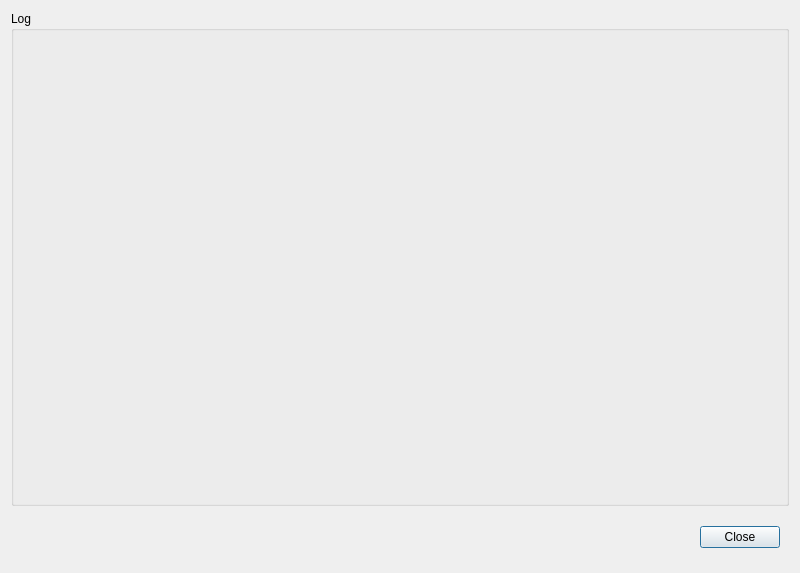
<?xml version="1.0" encoding="UTF-8"?>
<ui version="4.0">
 <class>Dialog</class>
 <widget class="QDialog" name="Dialog">
  <property name="geometry">
   <rect>
    <x>0</x>
    <y>0</y>
    <width>800</width>
    <height>573</height>
   </rect>
  </property>
  <property name="windowTitle">
   <string>Dialog</string>
  </property>
  <layout class="QVBoxLayout" name="verticalLayout">
   <item>
    <widget class="QGroupBox" name="groupBox">
     <property name="title">
      <string>Log</string>
     </property>
     <layout class="QHBoxLayout" name="horizontalLayout_2">
      <item>
       <widget class="PMGProcessConsoleWidget" name="log_console" native="true"/>
      </item>
     </layout>
    </widget>
   </item>
   <item>
    <widget class="QWidget" name="widget" native="true">
     <property name="maximumSize">
      <size>
       <width>16777215</width>
       <height>50</height>
      </size>
     </property>
     <property name="sizeIncrement">
      <size>
       <width>0</width>
       <height>0</height>
      </size>
     </property>
     <layout class="QHBoxLayout" name="horizontalLayout">
      <item>
       <spacer name="horizontalSpacer">
        <property name="orientation">
         <enum>Qt::Horizontal</enum>
        </property>
        <property name="sizeHint" stdset="0">
         <size>
          <width>680</width>
          <height>20</height>
         </size>
        </property>
       </spacer>
      </item>
      <item>
       <widget class="QPushButton" name="button_close">
        <property name="text">
         <string>Close</string>
        </property>
       </widget>
      </item>
     </layout>
    </widget>
   </item>
  </layout>
 </widget>
 <customwidgets>
  <customwidget>
   <class>PMGProcessConsoleWidget</class>
   <extends>QWidget</extends>
   <header location="global">pmgwidgets</header>
   <container>1</container>
  </customwidget>
 </customwidgets>
 <resources/>
 <connections/>
</ui>
